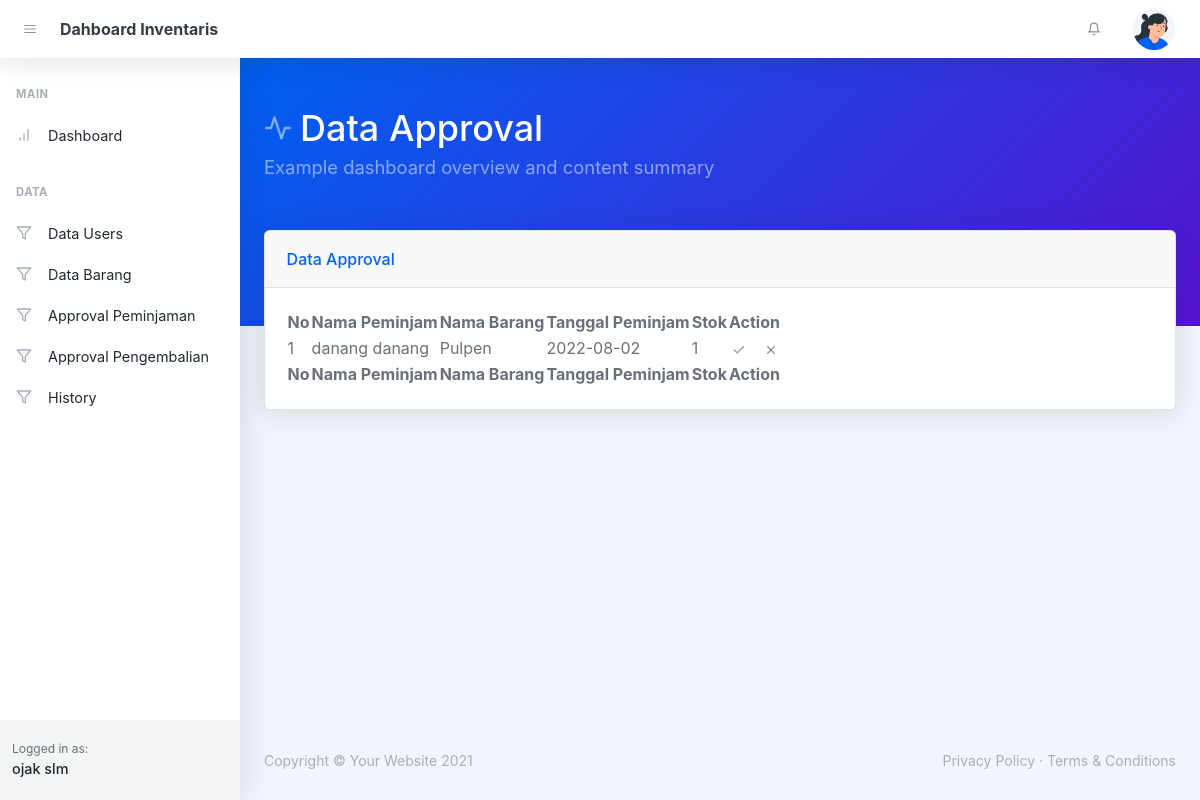
/Pages/Admin/v_data_approval_peminjaman.php (signed in), run on the app's committed database.
### tables this page shows
CREATE TABLE `barang` (
  `id` int(5) NOT NULL,
  `nama_barang` varchar(25) NOT NULL,
  `status_barang` varchar(25) NOT NULL,
  `merk` varchar(25) NOT NULL,
  `stok` int(5) NOT NULL,
  `ukuran` varchar(25) NOT NULL
);

CREATE TABLE `peminjaman` (
  `id` int(5) NOT NULL,
  `id_barang` int(25) NOT NULL,
  `tanggal_peminjaman` date NOT NULL DEFAULT current_timestamp(),
  `nama_peminjam` varchar(25) NOT NULL,
  `stok` int(5) NOT NULL,
  `approval` int(5) NOT NULL DEFAULT 0
);

### Pages/Admin/v_data_approval_peminjaman.php (the view, shortened to what this page needs)
<!DOCTYPE html>
<html lang="en">
    <head>
        <link href="https://cdn.jsdelivr.net/npm/simple-datatables@latest/dist/style.css" rel="stylesheet" />
        <link href="../assets/css/styles.css" rel="stylesheet" />
    </head>
    <body class="nav-fixed">
        <nav class="topnav navbar navbar-expand shadow justify-content-between justify-content-sm-start navbar-light bg-white" id="sidenavAccordion">
            <button class="btn btn-icon btn-transparent-dark order-1 order-lg-0 me-2 ms-lg-2 me-lg-0" id="sidebarToggle"><i data-feather="menu"></i></button>
            <a class="navbar-brand pe-3 ps-4 ps-lg-2" href="v_home.php">Dahboard Inventaris</a>
            <ul class="navbar-nav align-items-center ms-auto">
                <li class="nav-item dropdown no-caret d-none d-sm-block me-3 dropdown-notifications">
                    <a class="btn btn-icon btn-transparent-dark dropdown-toggle" id="navbarDropdownAlerts" href="javascript:void(0);" role="button" data-bs-toggle="dropdown" aria-haspopup="true" aria-expanded="false"><i data-feather="bell"></i></a>
                </li>
                <li class="nav-item dropdown no-caret dropdown-user me-3 me-lg-4">
                    <a class="btn btn-icon btn-transparent-dark dropdown-toggle" id="navbarDropdownUserImage" href="javascript:void(0);" role="button" data-bs-toggle="dropdown" aria-haspopup="true" aria-expanded="false"><img class="img-fluid" src="../assets/images/profile-1.png" /></a>
                </li>
            </ul>
        </nav>
        <div id="layoutSidenav">
            <div id="layoutSidenav_nav">
                <nav class="sidenav shadow-right sidenav-light">
                    <div class="sidenav-menu">
                        <div class="nav accordion" id="accordionSidenav">
                            <div class="sidenav-menu-heading">Main</div>
                            <a class="nav-link" href="v_home.php">
                                <div class="nav-link-icon"><i data-feather="bar-chart"></i></div>
                                Dashboard
                            </a>
                        </div>
                        <div class="nav accordion" id="accordionSidenav">
                            <div class="sidenav-menu-heading">Data</div>
                            <a class="nav-link" href="v_data_users.php">
                                <div class="nav-link-icon"><i data-feather="filter"></i></div>
                                Data Users
                            </a>
                            <a class="nav-link" href="v_data_barang.php">
                                <div class="nav-link-icon"><i data-feather="filter"></i></div>
                                Data Barang
                            </a>
                            <a class="nav-link" href="v_data_approval_peminjaman.php">
                                <div class="nav-link-icon"><i data-feather="filter"></i></div>
                                Approval Peminjaman
                            </a>
                            <a class="nav-link" href="v_data_approval_pengembalian.php">
                                <div class="nav-link-icon"><i data-feather="filter"></i></div>
                                Approval Pengembalian
                            </a>
                            <a class="nav-link" href="v_history.php">
                                <div class="nav-link-icon"><i data-feather="filter"></i></div>
                                History
                            </a>
                        </div>
                    </div>
                    <div class="sidenav-footer">
                        <div class="sidenav-footer-content">
                            <div class="sidenav-footer-subtitle">Logged in as:</div>
                            <div class="sidenav-footer-title"><?php echo $_SESSION['name']; ?></div>
                        </div>
                    </div>
                </nav>
            </div>
            <div id="layoutSidenav_content">
                <main>
                    <header class="page-header page-header-dark bg-gradient-primary-to-secondary pb-10">
                        <div class="container-xl px-4">
                            <div class="page-header-content pt-4">
                                <div class="row align-items-center justify-content-between">
                                    <div class="col-auto mt-4">
                                        <h1 class="page-header-title">
                                            <div class="page-header-icon"><i data-feather="activity"></i></div>
                                            Data Approval
                                        </h1>
                                        <div class="page-header-subtitle">Example dashboard overview and content summary</div>
                                    </div>
                                </div>
                            </div>
                        </div>
                    </header>
                    <div class="container-xl px-4 mt-n10">
                        <div class="card mb-4">
                            <div class="card-header">Data Approval</div>
                            <div class="card-body">
                            <table id="datatablesSimple">
                                    <thead>
                                        <tr>
                                            <th>No</th>
                                            <th>Nama Peminjam</th>
                                            <th>Nama Barang</th>
                                            <th>Tanggal Peminjam</th>
                                            <th>Stok</th>
                                            <th>Action</th>
                                        </tr>
                                    </thead>
                                    <tfoot>
                                        <tr>
                                            <th>No</th>
                                            <th>Nama Peminjam</th>
                                            <th>Nama Barang</th>
                                            <th>Tanggal Peminjam</th>
                                            <th>Stok</th>
                                            <th>Action</th>
                                        </tr>
                                    </tfoot>
                                    <tbody>
                                        <?php
                                            include '../../Models/config.php';
                                            $no = 1;
                                            $data = mysqli_query($mysqli,"select * from peminjaman where approval=0");
                                            while($d = mysqli_fetch_array($data)){
                                                $id_barang = $d['id_barang'];
                                                $data_barang = mysqli_query($mysqli,"select * from barang where id = '$id_barang'");
                                                while($db = mysqli_fetch_array($data_barang)){
                                                ?>
                                                <tr>
                                                    <td><?php echo $no++; ?></td>
                                                    <td><?php echo $d['nama_peminjam']; ?></td>
                                                    <td><?php echo $db['nama_barang']; ?></td>
                                                    <td><?php echo $d['tanggal_peminjaman']; ?></td>
                                                    <td><?php echo $d['stok']; ?></td>
                                                    <td>
                                                        <a href="../../Models/approve_peminjaman.php?id=<?php echo $d['id']; ?>" class="btn btn-datatable btn-icon btn-transparent-dark me-2"><i data-feather="check"></i></a>
                                                        <a href="../../Models/reject_peminjaman.php?id=<?php echo $d['id']; ?>" class="btn btn-datatable btn-icon btn-transparent-dark"><i data-feather="x"></i></a>
                                                    </td>
                                                </tr>
                                                <?php
                                                }
                                            }
                                        ?>
                                    </tbody>
                                </table>
                            </div>
                        </div>
                    </div>
                </main>
                <footer class="footer-admin mt-auto footer-light">
                    <div class="container-xl px-4">
                        <div class="row">
                            <div class="col-md-6 small">Copyright © Your Website 2021</div>
                            <div class="col-md-6 text-md-end small">
                                <a href="#!">Privacy Policy</a>
                                ·
                                <a href="#!">Terms &amp; Conditions</a>
                            </div>
                        </div>
                    </div>
                </footer>
            </div>
        </div>
</body>
</html>

### data on the page
peminjaman: nama_peminjam "danang danang", tanggal_peminjaman "2022-08-02", stok "1"
barang: nama_barang "Pulpen"

### other printed values
$_SESSION['name'] "ojak slm"
